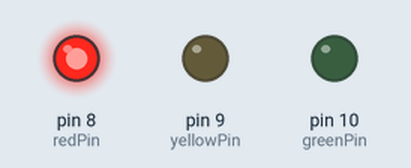
A sketch run on a simulated Arduino Uno, built with avr-gcc and run on an emulated ATmega328P. On the bench: output pins drawn as LEDs (lit = HIGH).

Above: at 2.0 s.
At 6.0 s:
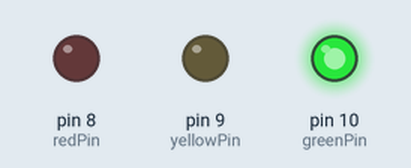
At 8.7 s:
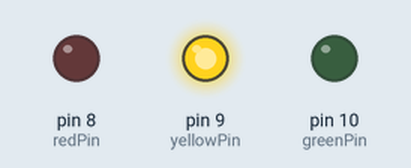
Timing chart, 0 to 12.4 s (numbered marks = the images above):
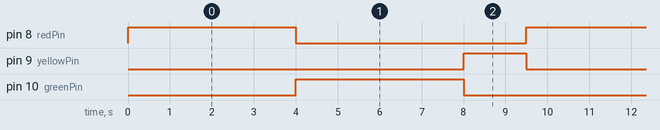

Measured:
- by itself, pin 8 (redPin), pin 10 (greenPin): alternates HIGH for 4.0 s and LOW for 5.5 s
- by itself, pin 9 (yellowPin): alternates HIGH for 1.5 s and LOW for 8.0 s
- by itself, everything shown: repeats every 9.5 s, in 4 steps

The sketch:

traffic_light.ino
```cpp
// Traffic Light Controller
// Pin assignments
const int redPin    = 8;
const int yellowPin = 9;
const int greenPin  = 10;

// Timing durations (in milliseconds)
const int redDuration    = 4000; // 4 seconds
const int greenDuration  = 4000; // 4 seconds
const int yellowDuration = 1500; // 1.5 seconds

void setup() {
  pinMode(redPin, OUTPUT);
  pinMode(yellowPin, OUTPUT);
  pinMode(greenPin, OUTPUT);
}

void loop() {
  // RED ON
  digitalWrite(redPin, HIGH);
  delay(redDuration);
  digitalWrite(redPin, LOW);

  // GREEN ON
  digitalWrite(greenPin, HIGH);
  delay(greenDuration);
  digitalWrite(greenPin, LOW);

  // YELLOW ON
  digitalWrite(yellowPin, HIGH);
  delay(yellowDuration);
  digitalWrite(yellowPin, LOW);
}
```
